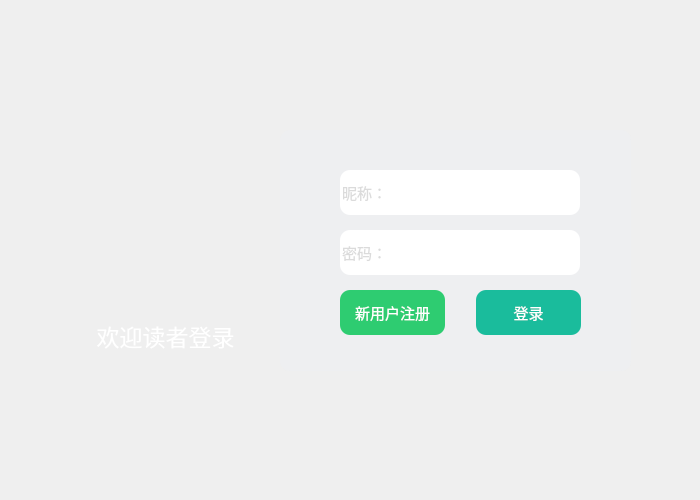
<?xml version="1.0" encoding="UTF-8"?>
<ui version="4.0">
 <class>registration</class>
 <widget class="QDialog" name="registration">
  <property name="geometry">
   <rect>
    <x>0</x>
    <y>0</y>
    <width>700</width>
    <height>500</height>
   </rect>
  </property>
  <property name="maximumSize">
   <size>
    <width>700</width>
    <height>500</height>
   </size>
  </property>
  <property name="windowTitle">
   <string>读者用户登录</string>
  </property>
  <property name="windowIcon">
   <iconset resource="picture.qrc">
    <normaloff>:/tushu.png</normaloff>:/tushu.png</iconset>
  </property>
  <widget class="QFrame" name="frame">
   <property name="geometry">
    <rect>
     <x>280</x>
     <y>130</y>
     <width>351</width>
     <height>241</height>
    </rect>
   </property>
   <property name="styleSheet">
    <string notr="true">border-radius:10px ;
background-color: rgba(237, 239, 241,200);</string>
   </property>
   <property name="frameShape">
    <enum>QFrame::Shape::StyledPanel</enum>
   </property>
   <property name="frameShadow">
    <enum>QFrame::Shadow::Raised</enum>
   </property>
   <widget class="QLineEdit" name="accout">
    <property name="geometry">
     <rect>
      <x>60</x>
      <y>40</y>
      <width>240</width>
      <height>45</height>
     </rect>
    </property>
    <property name="minimumSize">
     <size>
      <width>200</width>
      <height>30</height>
     </size>
    </property>
    <property name="font">
     <font>
      <pointsize>11</pointsize>
     </font>
    </property>
    <property name="styleSheet">
     <string notr="true">border-radius:10px ;
color: rgb(183, 183, 183);
background-color: rgb(255, 255, 255);</string>
    </property>
    <property name="echoMode">
     <enum>QLineEdit::EchoMode::Normal</enum>
    </property>
    <property name="placeholderText">
     <string>昵称：</string>
    </property>
   </widget>
   <widget class="QLineEdit" name="password">
    <property name="geometry">
     <rect>
      <x>60</x>
      <y>100</y>
      <width>240</width>
      <height>45</height>
     </rect>
    </property>
    <property name="minimumSize">
     <size>
      <width>200</width>
      <height>30</height>
     </size>
    </property>
    <property name="font">
     <font>
      <pointsize>11</pointsize>
     </font>
    </property>
    <property name="styleSheet">
     <string notr="true">border-radius:10px ;
color: rgb(183, 183, 183);
background-color: rgb(255, 255, 255);</string>
    </property>
    <property name="echoMode">
     <enum>QLineEdit::EchoMode::Password</enum>
    </property>
    <property name="placeholderText">
     <string>密码：</string>
    </property>
   </widget>
   <widget class="QPushButton" name="pushButton">
    <property name="geometry">
     <rect>
      <x>196</x>
      <y>160</y>
      <width>105</width>
      <height>45</height>
     </rect>
    </property>
    <property name="minimumSize">
     <size>
      <width>70</width>
      <height>20</height>
     </size>
    </property>
    <property name="font">
     <font>
      <pointsize>11</pointsize>
     </font>
    </property>
    <property name="styleSheet">
     <string notr="true">background-color: rgb(26, 188, 156);
color: rgb(255, 255, 255);</string>
    </property>
    <property name="text">
     <string>登录</string>
    </property>
   </widget>
   <widget class="QPushButton" name="reg">
    <property name="geometry">
     <rect>
      <x>60</x>
      <y>160</y>
      <width>105</width>
      <height>45</height>
     </rect>
    </property>
    <property name="minimumSize">
     <size>
      <width>70</width>
      <height>20</height>
     </size>
    </property>
    <property name="font">
     <font>
      <pointsize>11</pointsize>
     </font>
    </property>
    <property name="styleSheet">
     <string notr="true">background-color: rgb(46, 204, 113);
color: rgb(255, 255, 255);</string>
    </property>
    <property name="text">
     <string>新用户注册</string>
    </property>
   </widget>
   <widget class="QLabel" name="accout_pic">
    <property name="geometry">
     <rect>
      <x>254</x>
      <y>45</y>
      <width>21</width>
      <height>31</height>
     </rect>
    </property>
    <property name="styleSheet">
     <string notr="true">background-image: url(:/zhanghu.png);
background-color: rgb(255, 255, 255);</string>
    </property>
    <property name="text">
     <string/>
    </property>
   </widget>
   <widget class="QLabel" name="password_pic">
    <property name="geometry">
     <rect>
      <x>254</x>
      <y>106</y>
      <width>21</width>
      <height>31</height>
     </rect>
    </property>
    <property name="styleSheet">
     <string notr="true">background-image: url(:/mima.png);
background-color: rgb(255, 255, 255);</string>
    </property>
    <property name="text">
     <string/>
    </property>
   </widget>
  </widget>
  <widget class="QLabel" name="Adm_backgroud">
   <property name="geometry">
    <rect>
     <x>0</x>
     <y>0</y>
     <width>700</width>
     <height>500</height>
    </rect>
   </property>
   <property name="styleSheet">
    <string notr="true">background-image: url(:/beijing.jpg);</string>
   </property>
   <property name="text">
    <string/>
   </property>
  </widget>
  <widget class="QLabel" name="label">
   <property name="geometry">
    <rect>
     <x>70</x>
     <y>140</y>
     <width>191</width>
     <height>141</height>
    </rect>
   </property>
   <property name="styleSheet">
    <string notr="true">background-image: url(:/reg_1.png);
border-radius:10px ;</string>
   </property>
   <property name="text">
    <string/>
   </property>
  </widget>
  <widget class="QLabel" name="label_2">
   <property name="geometry">
    <rect>
     <x>70</x>
     <y>300</y>
     <width>191</width>
     <height>71</height>
    </rect>
   </property>
   <property name="font">
    <font>
     <pointsize>17</pointsize>
    </font>
   </property>
   <property name="styleSheet">
    <string notr="true">color: rgb(255, 255, 255);</string>
   </property>
   <property name="text">
    <string>欢迎读者登录</string>
   </property>
   <property name="alignment">
    <set>Qt::AlignmentFlag::AlignCenter</set>
   </property>
  </widget>
  <zorder>Adm_backgroud</zorder>
  <zorder>frame</zorder>
  <zorder>label</zorder>
  <zorder>label_2</zorder>
 </widget>
 <resources>
  <include location="picture.qrc"/>
 </resources>
 <connections/>
</ui>
